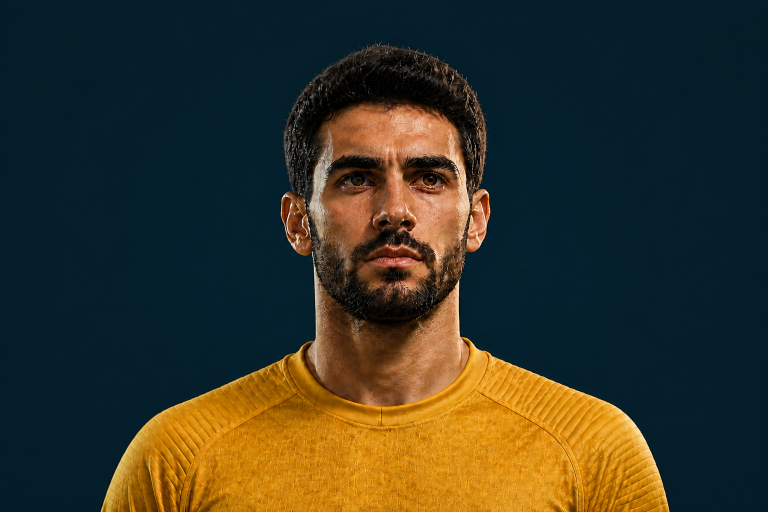
#> input picture ArtSource/UI/PrototypeTeams/Arsenal/HandMicroPortraits/T_Prototype_Arsenal_DavidRaya_HandMicro_06.png, 1536 x 1024 px (shown at 1/2 size); its folder holds 4 pictures in this run
$ python GenerateHandMicroReferenceACandidates.py
#> lines starting #> are read from the running program, lines starting #| are printed output that depends on the picture
"""Generate Stage 6.13.1.3.10.4.2 Reference-A D3 portraits.

D3 is a deterministic source-space reframe of the existing approved
1536x1024 Hand Micro masters.  Per-player 3:2 crop windows target a larger
head, later shoulder entry, and less chest mass than D2.  No pixels are
reconstructed, repainted, sharpened, or enhanced.
"""

from __future__ import annotations

import hashlib
from dataclasses import dataclass
from pathlib import Path

from PIL import Image


ROOT = Path(__file__).resolve().parents[1]
SOURCE_SIZE = (1536, 1024)
MASTER_VIEW_SIZE = (1536, 1024)
RUNTIME_SIZE = (192, 128)
OUTPUT_ROOT = ROOT / "ArtSource" / "UI" / "Diagnostics" / "HandMicroReferenceA"
MASTER_OUTPUT_ROOT = OUTPUT_ROOT / "ReferenceAMasterViews"
RUNTIME_OUTPUT_ROOT = OUTPUT_ROOT / "Runtime192"


@dataclass(frozen=True)
class Candidate:
    team: str
    player: str
    d2_crop: tuple[int, int, int, int]
    d3_crop: tuple[int, int, int, int]
    head_y: int
    eyes_y: int
    chin_y: int
    shoulders_y: int


CANDIDATES = (
    Candidate("Arsenal", "DavidRaya", (93, 20, 1443, 920),
              (174, 34, 1362, 826), 74, 356, 610, 780),
    Candidate("Arsenal", "WilliamSaliba", (100, 27, 1435, 917),
              (183, 46, 1353, 826), 85, 330, 600, 725),
    Candidate("Arsenal", "BukayoSaka", (108, 23, 1428, 903),
              (228, 40, 1308, 760), 76, 320, 545, 720),
    Candidate("Arsenal", "MartinOdegaard", (85, 0, 1450, 910),
              (168, 15, 1368, 815), 55, 350, 612, 730),
    Candidate("ManchesterCity", "GianluigiDonnarumma", (93, 16, 1443, 916),
              (183, 31, 1353, 811), 70, 340, 600, 720),
    Candidate("ManchesterCity", "ErlingHaaland", (108, 20, 1428, 900),
              (228, 46, 1308, 766), 82, 315, 555, 720),
)


def sha256(path: Path) -> str:
    digest = hashlib.sha256()
    with path.open("rb") as stream:
        for block in iter(lambda: stream.read(1024 * 1024), b""):
            digest.update(block)
    return digest.hexdigest()


def mapped_percent(source_y: int, crop_top: int, crop_height: int) -> float:
    return 100.0 * (source_y - crop_top) / crop_height


MASTER_OUTPUT_ROOT.mkdir(parents=True, exist_ok=True)
RUNTIME_OUTPUT_ROOT.mkdir(parents=True, exist_ok=True)

for candidate in CANDIDATES:
    source = (
        ROOT / "ArtSource" / "UI" / "PrototypeTeams" / candidate.team
        / "HandMicroPortraits"
        / f"T_Prototype_{candidate.team}_{candidate.player}_HandMicro_06.png"
    )
    if not source.is_file():
        raise RuntimeError(f"Approved portrait master is missing: {source}")

    with Image.open(source) as image:
#> image is the input picture: PIL image 1536x1024 RGB; mean R, G, B 53.4, 53.6, 39
        image.load()
        if image.size != SOURCE_SIZE:
            raise RuntimeError(
                f"Unexpected source size {image.size}, expected {SOURCE_SIZE}: {source}"
            )
        if image.format != "PNG" or image.mode not in ("RGB", "RGBA"):
            raise RuntimeError(
                f"Expected RGB/RGBA PNG, got {image.format}/{image.mode}: {source}"
            )
        left, top, right, bottom = candidate.d3_crop
        crop_width = right - left
        crop_height = bottom - top
        if crop_width * 2 != crop_height * 3:
            raise RuntimeError(f"D3 crop is not exactly 3:2: {candidate}")
        if not (0 <= left < right <= image.width and 0 <= top < bottom <= image.height):
            raise RuntimeError(f"D3 crop is outside the approved master: {candidate}")
        d2_width = candidate.d2_crop[2] - candidate.d2_crop[0]
        d2_height = candidate.d2_crop[3] - candidate.d2_crop[1]
        if crop_width >= d2_width or crop_height >= d2_height:
            raise RuntimeError(f"D3 must be a tighter source reframe than D2: {candidate}")

        head_margin = mapped_percent(candidate.head_y, top, crop_height)
        chin_position = mapped_percent(candidate.chin_y, top, crop_height)
        if not 4.0 <= head_margin <= 7.0:
            raise RuntimeError(f"D3 head margin is outside the draft guide: {candidate}")
        if not 68.0 <= chin_position <= 75.0:
            raise RuntimeError(f"D3 chin position is outside the draft guide: {candidate}")

        crop_view = image.convert("RGB").crop(candidate.d3_crop)
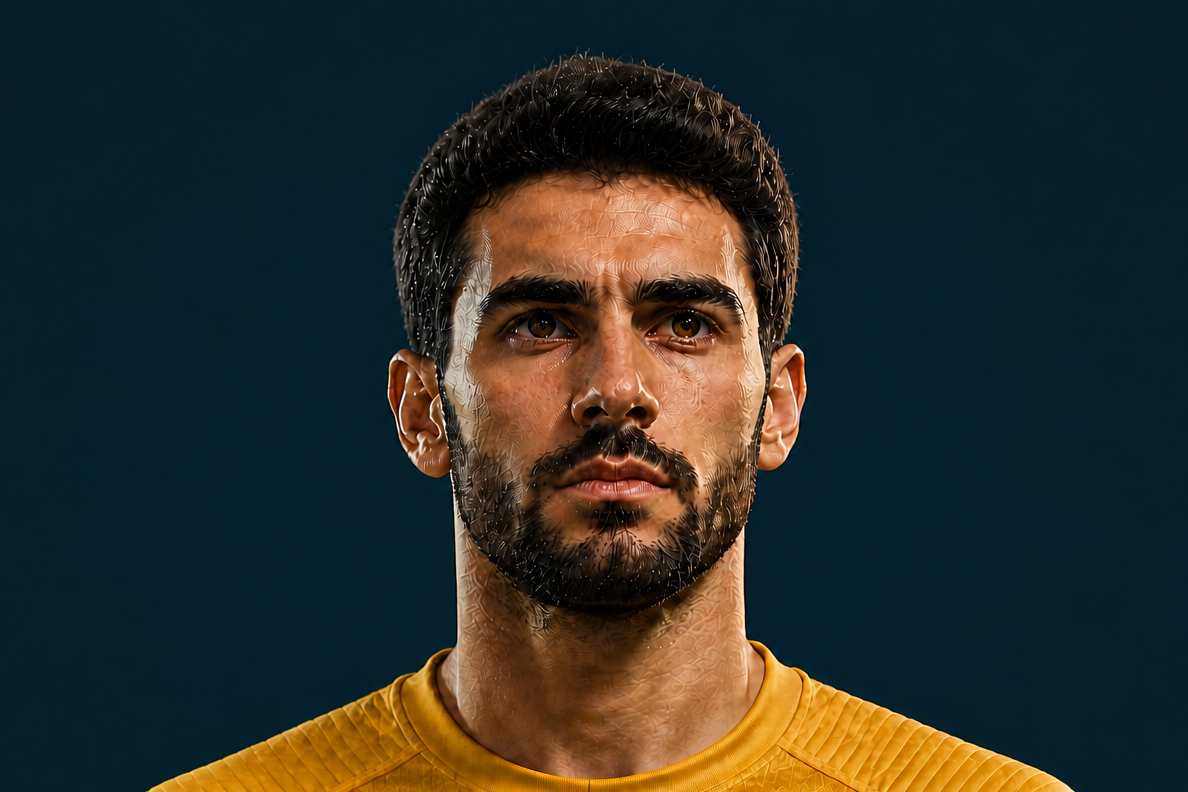
#> crop_view: PIL image 1188x792 RGB; mean R, G, B 41.2, 46.5, 42.9
        master_view = crop_view.resize(
            MASTER_VIEW_SIZE, Image.Resampling.LANCZOS, reducing_gap=3.0
        )
        runtime = crop_view.resize(
            RUNTIME_SIZE, Image.Resampling.LANCZOS, reducing_gap=3.0
        )
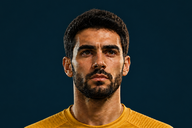
#> runtime: PIL image 192x128 RGB; mean R, G, B 41.4, 46.7, 43

        stem = f"T_Prototype_{candidate.team}_{candidate.player}_HandMicro"
        master_output = MASTER_OUTPUT_ROOT / f"{stem}_ReferenceAMaster.png"
        runtime_output = RUNTIME_OUTPUT_ROOT / f"{stem}_ReferenceARuntime192.png"
        master_view.save(master_output, format="PNG", optimize=False)
        runtime.save(runtime_output, format="PNG", optimize=False)

    d2_scale = SOURCE_SIZE[0] / d2_width
    d3_scale = SOURCE_SIZE[0] / crop_width
    print(
        "FMCODEX_HAND_MICRO_REFERENCE_A_ITEM=PASS "
        f"player={candidate.player} source={source} source_sha256={sha256(source)} "
        f"d2_crop={','.join(map(str, candidate.d2_crop))} "
        f"d3_crop={','.join(map(str, candidate.d3_crop))} "
        f"d2_scale={d2_scale:.4f} d3_scale={d3_scale:.4f} "
        f"relative_presence_gain={(d3_scale / d2_scale - 1.0) * 100.0:.1f}pct "
        "horizontal_anchor=50.0pct runtime_transform=none "
        f"head={mapped_percent(candidate.head_y, top, crop_height):.1f}pct "
        f"eyes={mapped_percent(candidate.eyes_y, top, crop_height):.1f}pct "
        f"chin={mapped_percent(candidate.chin_y, top, crop_height):.1f}pct "
        f"shoulders={mapped_percent(candidate.shoulders_y, top, crop_height):.1f}pct "
        f"master_output={master_output} master_size=1536x1024 "
        f"runtime_output={runtime_output} runtime_size=192x128 "
        "resample=LANCZOS sharpen=none reconstruction=none repaint=none"
    )
#> (the run stopped early here; a loop or call above may not have finished)
